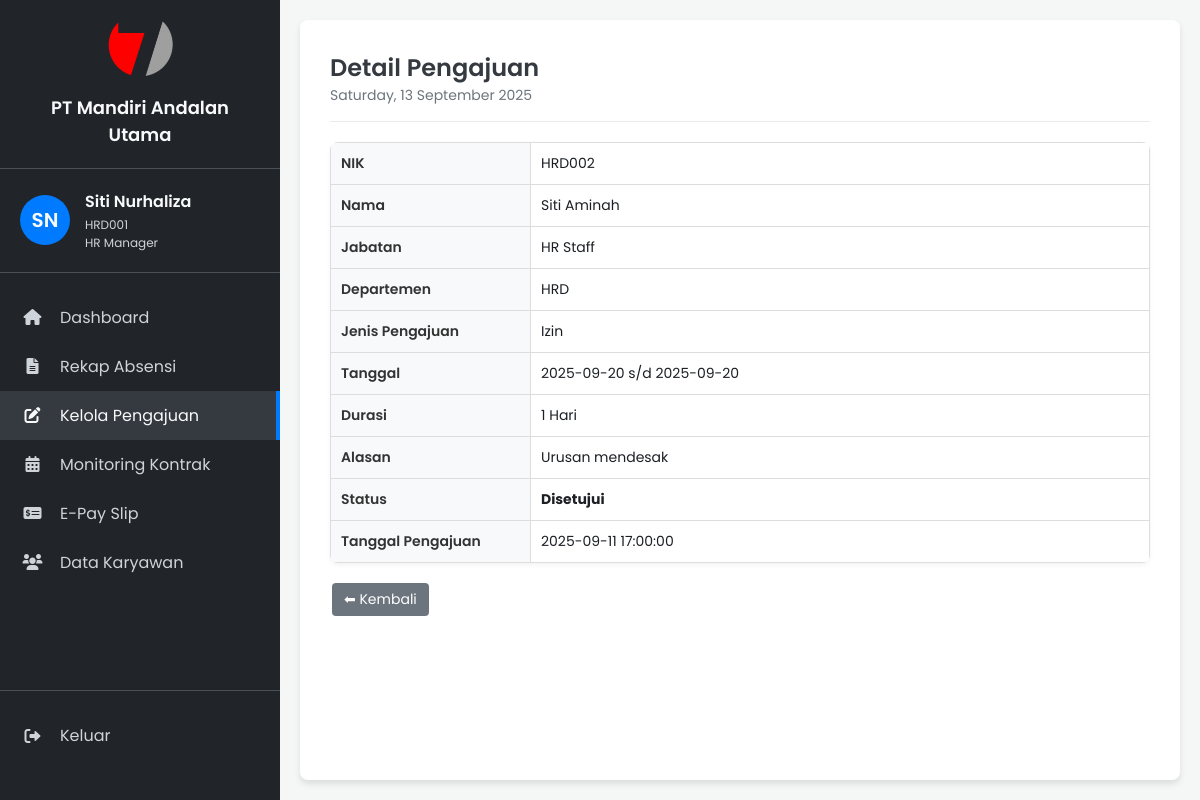
Page /pengajuan/detail_pengajuan.php?id=2 on the committed database.
### tables this page shows
CREATE TABLE `pengajuan` (
  `id_pengajuan` int(11) NOT NULL,
  `nik_karyawan` varchar(20) NOT NULL,
  `jenis_pengajuan` enum('Cuti','Izin','Lembur') NOT NULL,
  `tanggal_mulai` date NOT NULL,
  `tanggal_selesai` date NOT NULL,
  `durasi` int(11) NOT NULL,
  `alasan` text,
  `lampiran` varchar(255) DEFAULT NULL,
  `status` enum('Menunggu','Disetujui','Ditolak') DEFAULT 'Menunggu',
  `tanggal_pengajuan` timestamp NOT NULL DEFAULT CURRENT_TIMESTAMP
);

CREATE TABLE `karyawan` (
  `nik_ktp` varchar(16) NOT NULL COMMENT 'NIK dari KTP, sebagai primary key',
  `nama_lengkap` varchar(100) NOT NULL,
  `jenis_kelamin` enum('Laki-laki','Perempuan') NOT NULL,
  `tempat_lahir` varchar(50) DEFAULT NULL,
  `tanggal_lahir` date NOT NULL,
  `alamat` text,
  `no_hp_wa` varchar(20) NOT NULL,
  `status_pernikahan` enum('Lajang','Menikah','Cerai') NOT NULL,
  `agama` varchar(20) NOT NULL,
  `foto_path` varchar(255) DEFAULT NULL COMMENT 'Path atau URL ke file foto',
  `serumah_nama` varchar(100) DEFAULT NULL,
  `serumah_no_hp` varchar(20) DEFAULT NULL,
  `serumah_alamat` text,
  `serumah_hubungan` varchar(50) DEFAULT NULL,
  `tidaksesumah_nama` varchar(100) DEFAULT NULL,
  `tidaksesumah_no_hp` varchar(20) DEFAULT NULL,
  `tidaksesumah_alamat` text,
  `tidaksesumah_hubungan` varchar(50) DEFAULT NULL,
  `nik_karyawan` varchar(20) NOT NULL COMMENT 'Nomor Induk Karyawan perusahaan',
  `tanggal_masuk` date NOT NULL,
  `departemen` varchar(50) NOT NULL,
  `jabatan` varchar(50) NOT NULL,
  `status_kerja` enum('Kontrak','Tetap','Magang','Outsourcing') NOT NULL,
  `lokasi_kerja` varchar(100) NOT NULL,
  `npwp` varchar(30) DEFAULT NULL,
  `bpjs_kesehatan` varchar(30) DEFAULT NULL,
  `bpjs_ketenagakerjaan` varchar(30) DEFAULT NULL,
  `rekening` varchar(50) DEFAULT NULL,
  `nama_bank` varchar(50) DEFAULT NULL,
  `email` varchar(100) NOT NULL,
  `password_hash` varchar(255) NOT NULL COMMENT 'Password yang di-hash',
  `role` enum('Karyawan','HRD','Manager') NOT NULL,
  `created_at` timestamp NOT NULL DEFAULT CURRENT_TIMESTAMP,
  `tanggal_akhir_kontrak` date DEFAULT NULL
);

### pengajuan/detail_pengajuan.php (the view, shortened to what this page needs)
<?php
$servername = "localhost";
$username = "root";
$password = "";
$dbname = "hrd_system";
$conn = new mysqli($servername, $username, $password, $dbname);
$id = intval($_GET['id']);
$sql = "SELECT p.id_pengajuan, p.jenis_pengajuan, p.tanggal_mulai, p.tanggal_selesai,
               p.durasi, p.alasan, p.status, p.tanggal_pengajuan,
               k.nik_karyawan, k.nama_lengkap, k.jabatan, k.departemen
        FROM pengajuan p
        INNER JOIN karyawan k ON p.nik_karyawan = k.nik_karyawan
        WHERE p.id_pengajuan = $id";
$result = $conn->query($sql);
$row = $result->fetch_assoc();
?>
<!DOCTYPE html>
<html lang="id">
<head>
    <link rel="stylesheet" href="../style.css">
    <link rel="stylesheet" href="https://cdnjs.cloudflare.com/ajax/libs/font-awesome/6.0.0-beta3/css/all.min.css">
</head>
<body>
    <div class="container">
        <aside class="sidebar">
            <div class="company-brand">
                <img src="../image/manu.png" alt="Logo PT Mandiri Andalan Utama" class="company-logo">
                <p class="company-name">PT Mandiri Andalan Utama</p>
            </div>
            <div class="user-info">
                <div class="user-avatar">SN</div>
                <div class="user-details">
                    <p class="user-name">Siti Nurhaliza</p>
                    <p class="user-id">HRD001</p>
                    <p class="user-role">HR Manager</p>
                </div>
            </div>
            <nav class="sidebar-nav">
                <ul>
                    <li><a href="../index.php"><i class="fas fa-home"></i> Dashboard</a></li>
                    <li><a href="#"><i class="fas fa-file-alt"></i> Rekap Absensi</a></li>
                    <li class="active"><a href="kelola_pengajuan.php"><i class="fas fa-edit"></i> Kelola Pengajuan</a></li>
                    <li><a href="#"><i class="fas fa-calendar-alt"></i> Monitoring Kontrak</a></li>
                    <li><a href="../payslip/e_payslip_hrd.php"><i class="fas fa-money-check-alt"></i> E-Pay Slip</a></li>
                    <li><a href="../data_karyawan/data_karyawan.php"><i class="fas fa-users"></i> Data Karyawan</a></li>
                </ul>
            </nav>
            <div class="logout-link">
                <a href="#"><i class="fas fa-sign-out-alt"></i> Keluar</a>
            </div>
        </aside>
        <main class="main-content">
            <header class="main-header">
                <h1>Detail Pengajuan</h1>
                <p class="current-date"><?php echo date("l, d F Y"); ?></p>
            </header>
            <section class="content">
                <table>
                    <tr><th>NIK</th><td><?= $row['nik_karyawan']; ?></td></tr>
                    <tr><th>Nama</th><td><?= $row['nama_lengkap']; ?></td></tr>
                    <tr><th>Jabatan</th><td><?= $row['jabatan']; ?></td></tr>
                    <tr><th>Departemen</th><td><?= $row['departemen']; ?></td></tr>
                    <tr><th>Jenis Pengajuan</th><td><?= $row['jenis_pengajuan']; ?></td></tr>
                    <tr><th>Tanggal</th><td><?= $row['tanggal_mulai']; ?> s/d <?= $row['tanggal_selesai']; ?></td></tr>
                    <tr><th>Durasi</th><td><?= $row['durasi']; ?> Hari</td></tr>
                    <tr><th>Alasan</th><td><?= $row['alasan']; ?></td></tr>
                    <tr><th>Status</th><td><strong><?= $row['status']; ?></strong></td></tr>
                    <tr><th>Tanggal Pengajuan</th><td><?= $row['tanggal_pengajuan']; ?></td></tr>
                </table>
                <div style="margin-top:15px;">
                    <a href="kelola_pengajuan.php" class="btn btn-back">⬅ Kembali</a>
                </div>
            </section>
        </main>
    </div>
</body>
</html>

### style.css (style rules this page uses)
:root { --primary-color: #007bff; --dark-bg: #212529; --darker-bg: #1c2024; --text-color: #f8f9fa; --light-text-color: #ced4da; --active-bg: #343a40; --border-color: #495057; }
* { margin: 0; padding: 0; box-sizing: border-box; }
body { font-family: 'Poppins', sans-serif; background-color: #f4f7f6; color: var(--darker-bg); }
.container { display: flex; height: 100vh; }
.sidebar { width: 280px; background-color: var(--dark-bg); color: var(--text-color); display: flex; flex-direction: column; padding: 20px 0; }
.company-brand { padding: 0 20px 20px; text-align: center; border-bottom: 1px solid var(--border-color); margin-bottom: 20px; }
.company-logo { max-width: 70px; height: auto; margin-bottom: 10px; }
.company-name { font-size: 18px; font-weight: 600; color: var(--text-color); margin: 0; }
.user-info { display: flex; align-items: center; padding: 0 20px 20px; border-bottom: 1px solid var(--border-color); margin-bottom: 20px; }
.user-avatar { width: 50px; height: 50px; background-color: var(--primary-color); border-radius: 50%; display: flex; justify-content: center; align-items: center; font-size: 20px; font-weight: 600; margin-right: 15px; }
.user-details .user-name { font-size: 16px; font-weight: 600; margin-bottom: 2px; }
.user-details .user-id, .user-details .user-role { font-size: 12px; color: var(--light-text-color); margin: 0; }
.sidebar-nav ul { list-style: none; }
.sidebar-nav li a { display: flex; align-items: center; padding: 12px 20px; color: var(--light-text-color); text-decoration: none; transition: background-color 0.2s, color 0.2s; }
.sidebar-nav li a:hover, .sidebar-nav li.active a { background-color: var(--active-bg); color: var(--text-color); }
.sidebar-nav li.active a { border-right: 4px solid var(--primary-color); }
.sidebar-nav li a i { width: 25px; text-align: center; margin-right: 15px; }
.logout-link { margin-top: auto; padding: 20px 0; border-top: 1px solid var(--border-color); }
.logout-link a { display: flex; align-items: center; padding: 12px 20px; color: var(--light-text-color); text-decoration: none; transition: background-color 0.2s, color 0.2s; }
.logout-link a i { width: 25px; text-align: center; margin-right: 15px; }
.main-content { flex-grow: 1; padding: 30px; background-color: #fff; border-radius: 8px; box-shadow: 0 4px 6px rgba(0, 0, 0, 0.1); margin: 20px; overflow: auto; }
.main-header { margin-bottom: 20px; padding-bottom: 15px; border-bottom: 1px solid #e9ecef; }
.main-header h1 { font-size: 24px; font-weight: 600; color: #343a40; }
.main-header .current-date { font-size: 14px; color: #6c757d; }
table { width: 100%; border-collapse: collapse; background-color: #fff; border-radius: 8px; overflow: hidden; box-shadow: 0 2px 5px rgba(0, 0, 0, 0.05); }
th, td { padding: 12px 15px; text-align: left; border-bottom: 1px solid #ddd; font-size: 14px; }
th { font-weight: 600; color: #333; }

### pengajuan/detail_pengajuan.php (style rules this page uses)
table { width: 100%; border-collapse: collapse; margin-top: 15px; }
th, td { padding: 10px; border: 1px solid #ddd; text-align: left; }
th { width: 200px; background: #f8f9fa; }
.btn { padding: 6px 12px; border-radius: 4px; text-decoration: none; font-size: 14px; margin: 5px 2px; display: inline-block; }
.btn-back { background: #6c757d; color: #fff; }

### rows in the picture
pengajuan: karyawan.nik_karyawan "HRD002", karyawan.nama_lengkap "Siti Aminah", karyawan.jabatan "HR Staff", karyawan.departemen "HRD", jenis_pengajuan "Izin", tanggal_mulai "2025-09-20", tanggal_selesai "2025-09-20", durasi "1", alasan "Urusan mendesak", status "Disetujui", tanggal_pengajuan "2025-09-11 17:00:00"
